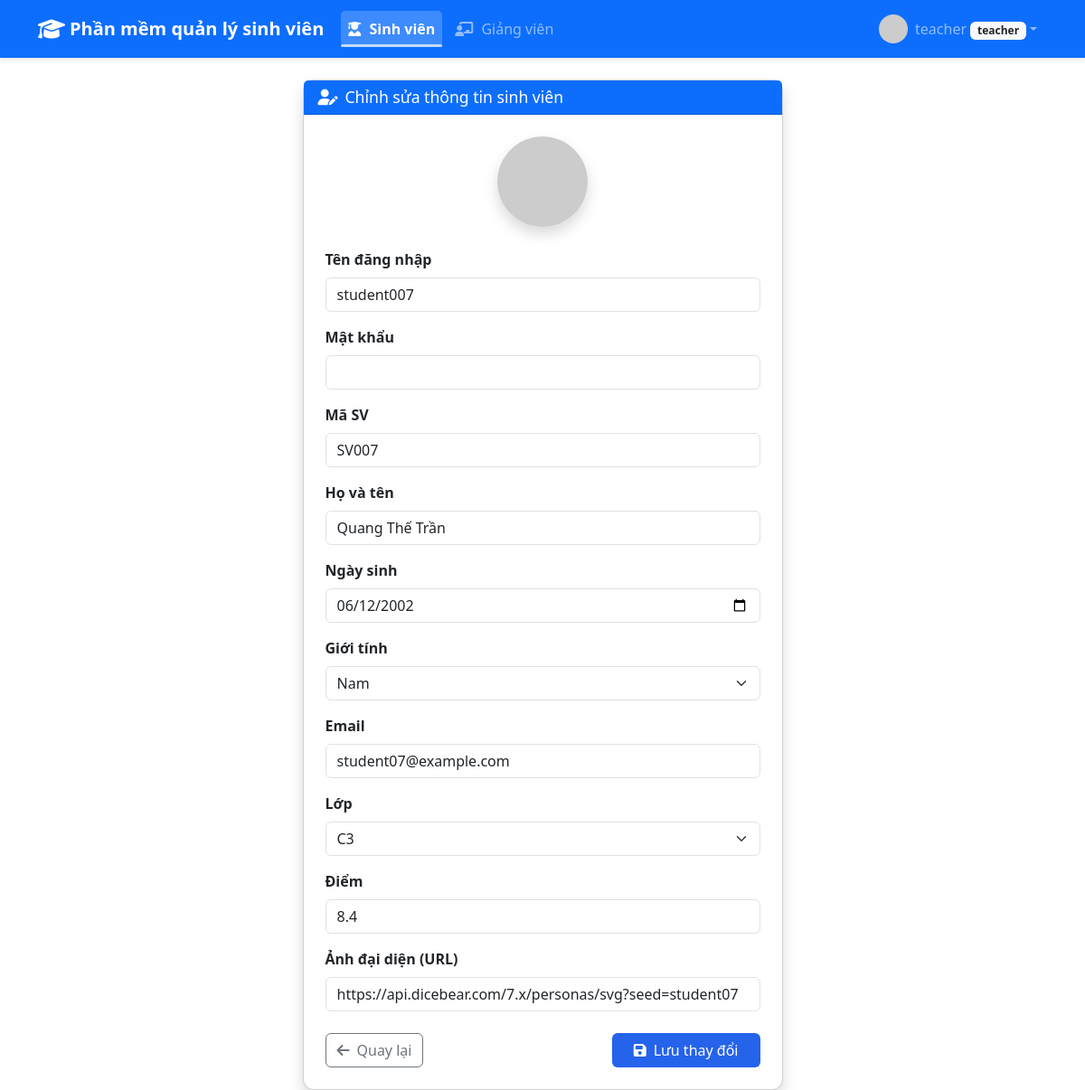
/students/34/edit (signed in), run on the app's committed database.
### app/models.py (models this page shows, shortened)
class User(db.Model, UserMixin):
    id = db.Column(db.Integer, primary_key=True)
    username = db.Column(db.String(64), unique=True, nullable=False)
    password_hash = db.Column(db.String(128), nullable=False)
    role = db.Column(db.String(20), nullable=False)
    email = db.Column(db.String(100), unique=True)
    fullname = db.Column(db.String(100))
    phone = db.Column(db.String(20))
    birthdate = db.Column(db.Date)
    gender = db.Column(db.String(10))
    avatar = db.Column(db.String(255))
    teacher_code = db.Column(db.String(20), unique=True)
    student_code = db.Column(db.String(20), unique=True)
    class_id = db.Column(db.Integer, db.ForeignKey('class.id'))
    score = db.Column(db.Float)
    updated_at = db.Column(db.DateTime, default=datetime.utcnow, onupdate=datetime.utcnow)
    reset_password_token = db.Column(db.String(128))
    reset_password_expires = db.Column(db.DateTime)
    classes = db.relationship('Class', secondary=teacher_class, backref='teachers')

### app/students/routes.py (the view, shortened to what this page needs)
@students_bp.route('/<int:id>/edit', methods=['GET', 'POST'])
@login_required
def edit_student(id):
    student = User.query.filter_by(id=id, role='student').first_or_404()
    if not can_manage_student(student):
        flash('Bạn không có quyền sửa thông tin sinh viên này', 'danger')
        return redirect(url_for('students.student_list'))
    form = StudentForm(obj=student)
    form.student_id = student.id
    return render_template('students/edit.html', form=form, student=student)

### app/forms.py (shortened to what this page needs)
class StudentForm(FlaskForm):
    username = StringField('Tên đăng nhập', validators=[DataRequired(), Length(min=4, max=64)])
    password = PasswordField('Mật khẩu', validators=[Optional(), strong_password])
    student_code = StringField('Mã SV', validators=[DataRequired(), Length(min=2, max=20)])
    fullname = StringField('Họ và tên', validators=[DataRequired(), Length(max=100)])
    birthdate = DateField('Ngày sinh', validators=[Optional()])
    gender = SelectField('Giới tính', choices=[('Nam', 'Nam'), ('Nữ', 'Nữ'), ('Khác', 'Khác')], validators=[Optional()])
    email = StringField('Email', validators=[Optional(), Email(), Length(max=100)])
    class_id = SelectField('Lớp', coerce=int, validators=[DataRequired()])
    score = FloatField('Điểm', validators=[Optional(), NumberRange(min=0, max=10, message='Điểm phải từ 0 đến 10')])
    avatar = StringField('Ảnh đại diện (URL)', validators=[Optional(), Length(max=255)])
    submit = SubmitField('Lưu')
    def __init__(self, *args, **kwargs):
        super().__init__(*args, **kwargs)
        self.class_id.choices = [(c.id, c.name) for c in Class.query.order_by(Class.name).all()]

### app/__init__.py (called while the page is built)
@login_manager.user_loader
def load_user(user_id):
    from app.models import User
    return User.query.get(int(user_id))

### app/students/routes.py (called while the page is built)
def can_manage_student(student):
    if current_user.role == 'admin':
        return True
    if current_user.role == 'teacher':
        return student.class_id in [c.id for c in current_user.classes]
    return False

### app/templates/students/edit.html (shortened to what this page needs)
{% extends 'base.html' %}
{% block content %}
<div class="container mt-4">
    <div class="row justify-content-center">
        <div class="col-md-8 col-lg-6">
            <div class="card shadow">
                <div class="card-header bg-primary text-white">
                    <h6 class="mb-0" style="font-size:1.1rem;"><i class="fas fa-user-edit me-2" style="font-size:1.1rem;"></i>Chỉnh sửa thông tin sinh viên</h6>
                </div>
                <div class="card-body p-4">
                    <form method="POST" action="{{ url_for('students.edit_student', id=student.id) }}">
                        <div class="mb-3 text-center">
                            <img src="{{ student.avatar or 'https://api.dicebear.com/7.x/adventurer/png?seed=student' }}" class="rounded-circle shadow mb-2" width="100" height="100" alt="Avatar">
                        </div>
                        <div class="mb-3">
                            {{ form.username.label(class="form-label fw-bold") }}
                            {{ form.username(class="form-control") }}
                        </div>
                        <div class="mb-3">
                            {{ form.password.label(class="form-label fw-bold") }}
                            {{ form.password(class="form-control", type="password") }}
                        </div>
                        <div class="mb-3">
                            {{ form.student_code.label(class="form-label fw-bold") }}
                            {{ form.student_code(class="form-control", placeholder="Nhập mã sinh viên") }}
                        </div>
                        <div class="mb-3">
                            {{ form.fullname.label(class="form-label fw-bold") }}
                            {{ form.fullname(class="form-control", placeholder="Nhập họ và tên") }}
                        </div>
                        <div class="mb-3">
                            {{ form.birthdate.label(class="form-label fw-bold") }}
                            {{ form.birthdate(class="form-control", type="date") }}
                        </div>
                        <div class="mb-3">
                            {{ form.gender.label(class="form-label fw-bold") }}
                            {{ form.gender(class="form-select") }}
                        </div>
                        <div class="mb-3">
                            {{ form.email.label(class="form-label fw-bold") }}
                            {{ form.email(class="form-control", type="email", placeholder="Nhập email") }}
                        </div>
                        <div class="mb-3">
                            {{ form.class_id.label(class="form-label fw-bold") }}
                            {{ form.class_id(class="form-select") }}
                        </div>
                        <div class="mb-3">
                            {{ form.score.label(class="form-label fw-bold") }}
                            {{ form.score(class="form-control", type="number", step="0.1", placeholder="Nhập điểm") }}
                        </div>
                        <div class="mb-3">
                            {{ form.avatar.label(class="form-label fw-bold") }}
                            {{ form.avatar(class="form-control", placeholder="Nhập URL ảnh đại diện") }}
                        </div>
                        <div class="d-flex justify-content-between mt-4">
                            <a href="{{ url_for('students.student_list') }}" class="btn btn-outline-secondary">
                                <i class="fas fa-arrow-left me-2"></i>Quay lại
                            </a>
                            <button type="submit" class="btn btn-primary px-4">
                                <i class="fas fa-save me-2"></i>Lưu thay đổi
                            </button>
                        </div>
                    </form>
                </div>
            </div>
        </div>
    </div>
</div>
{% endblock %}

### app/templates/base.html (shortened to what this page needs)
<!DOCTYPE html>
<html lang="vi">
<head>
    <link href="https://cdn.jsdelivr.net/npm/bootstrap@5.3.0-alpha1/dist/css/bootstrap.min.css" rel="stylesheet">
    <link rel="stylesheet" href="https://cdnjs.cloudflare.com/ajax/libs/font-awesome/6.1.1/css/all.min.css">
    <link rel="stylesheet" href="{{ url_for('static', filename='css/styles.css') }}">
</head>
<body>
    <nav class="navbar navbar-expand-lg navbar-dark bg-primary">
        <div class="container d-flex align-items-center justify-content-between">
            <span class="navbar-brand mb-0 d-flex align-items-center">
                <i class="fas fa-graduation-cap logo-icon"></i> Phần mềm quản lý sinh viên
            </span>
            <div class="collapse navbar-collapse" id="navbarNav">
                <ul class="navbar-nav">
                    {% if current_user.is_authenticated %}
                    {% if current_user.role == 'student' %}
                        <li class="nav-item">
                            <a class="nav-link {% if request.path.startswith('/students') %}active{% endif %}" href="{{ url_for('students.student_list') }}">
                                <i class="fas fa-user-graduate"></i> Sinh viên
                            </a>
                        </li>
                    {% else %}
                        <li class="nav-item">
                            <a class="nav-link {% if request.path.startswith('/students') %}active{% endif %}" href="{{ url_for('students.student_list') }}">
                                <i class="fas fa-user-graduate"></i> Sinh viên
                            </a>
                        </li>
                        {% if current_user.role == 'admin' or current_user.role == 'teacher' %}
                        <li class="nav-item">
                            <a class="nav-link {% if request.path.startswith('/teachers') %}active{% endif %}" href="{{ url_for('teachers.teacher_list') }}">
                                <i class="fas fa-chalkboard-teacher"></i> Giảng viên
                            </a>
                        </li>
                        {% endif %}
                    {% endif %}
                    {% endif %}
                </ul>
                <ul class="navbar-nav ms-auto">
                    {% if current_user.is_authenticated %}
                    <li class="nav-item dropdown">
                        <a class="nav-link dropdown-toggle d-flex align-items-center" href="#" id="userDropdown" role="button" data-bs-toggle="dropdown" aria-expanded="false">
                            <div class="user-avatar overflow-hidden me-2">
                                {% if current_user.avatar %}
                                    <img src="{{ current_user.avatar }}" alt="avatar" style="width:32px;height:32px;object-fit:cover;border-radius:50%;">
                                {% else %}
                                    <i class="fas fa-user fa-lg"></i>
                                {% endif %}
                            </div>
                            <span>{{ current_user.username }} <small class="badge bg-light text-dark">{{ current_user.role }}</small></span>
                        </a>
                    </li>
                    {% else %}
                    <li class="nav-item">
                        <a class="nav-link" href="{{ url_for('auth.login') }}">
                            <i class="fas fa-sign-in-alt"></i> Đăng nhập
                        </a>
                    </li>
                    {% endif %}
                </ul>
            </div>
        </div>
    </nav>
    <div class="custom-container mt-4">
        {% block content %}{% endblock %}
    </div>
</body>
</html>

### app/static/css/styles.css (style rules this page uses)
:root { --primary-color: #2563eb; --hover-color: #1d4ed8; }
.btn-primary { background-color: var(--primary-color); border: none; transition: all 0.3s ease; }
.navbar { box-shadow: 0 2px 4px rgba(0,0,0,0.1); }
.card { border-radius: 12px; transition: transform 0.2s ease; }
.custom-container { width: 100%; max-width: 100%; margin-left: auto; margin-right: auto; padding-left: 15px; padding-right: 15px; }
@media (min-width: 576px) { .custom-container { max-width: 540px; } }
@media (min-width: 768px) { .custom-container { max-width: 720px; } }
@media (min-width: 992px) { .custom-container { max-width: 960px; } }
@media (min-width: 1200px) { .custom-container { max-width: 1140px; } }
.navbar-nav .nav-link { padding: 0.5rem 1rem; border-radius: 5px; transition: all 0.3s; margin: 0 3px; }
.navbar-nav .nav-link i { margin-right: 5px; }
.navbar-nav .nav-link.active { background-color: rgba(255, 255, 255, 0.2); font-weight: 600; position: relative; }
.navbar-nav .nav-link.active::after { content: ''; position: absolute; bottom: 0; left: 0; width: 100%; height: 3px; background-color: rgba(255, 255, 255, 0.7); border-radius: 3px; }
body { overflow-x: hidden; }
.navbar { padding-top: 0.5rem; padding-bottom: 0.5rem; }
.logo-icon { font-size: 1.5rem; margin-right: 5px; vertical-align: middle; }
.navbar-brand { font-weight: 600; font-size: 1.25rem; margin-right: 1rem; }

### data on the page
User: username "teacher", role "teacher"
User: username "student007", student_code "SV007", fullname "Quang Thế Trần", birthdate "06/12/2002", gender "Nam", email "student07@example.com", class_id "C3", score "8.4", avatar "https://api.dicebear.com/7.x/personas/svg?seed=student07"
